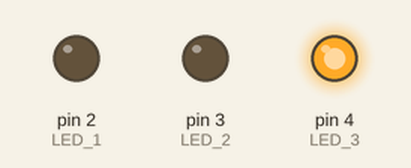
Bench run of a sketch on a simulated Arduino Uno, built with avr-gcc and run on an emulated ATmega328P. On the bench: output pins drawn as LEDs (lit = HIGH). Random numbers use the default seed unless the sketch sets one.

Above: at 4.55 s.
At 17.51 s:
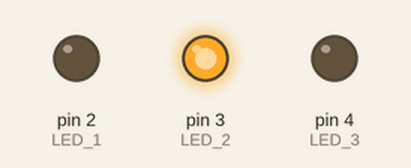
At 37.04 s:
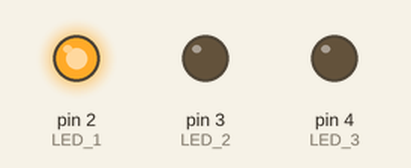
Timing chart, 0 to 40.0 s (numbered marks = the images above):
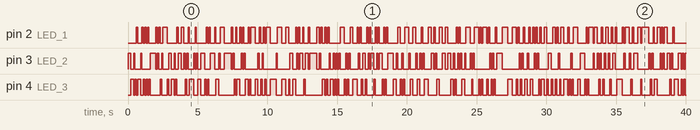

Measured:
- by itself, pin 2 (LED_1): LOW → HIGH at 0.60 s, → LOW 0.10 s later, → HIGH 0.30 s later, → LOW 0.10 s later, … (182 changes in this stretch)
- by itself, pin 3 (LED_2): LOW → HIGH at 0.00 s, → LOW 0.20 s later, → HIGH 0.20 s later, → LOW 0.10 s later, … (175 changes in this stretch)
- by itself, pin 4 (LED_3): LOW → HIGH at 0.20 s, → LOW 0.20 s later, → HIGH 0.10 s later, → LOW 0.10 s later, … (172 changes in this stretch)

The sketch:

RandomLightBlinking.ino
```cpp
int LED_1 = 2;
int LED_2 = 3;
int LED_3 = 4;
int randomNumber;


void setup()
{
  pinMode(LED_1, OUTPUT);
  pinMode(LED_2, OUTPUT);
  pinMode(LED_3, OUTPUT);
}

void loop()
{
  randomNumber = random(2,5);
  digitalWrite(randomNumber, HIGH);
  delay(100);
  digitalWrite(randomNumber, LOW);
}
```
